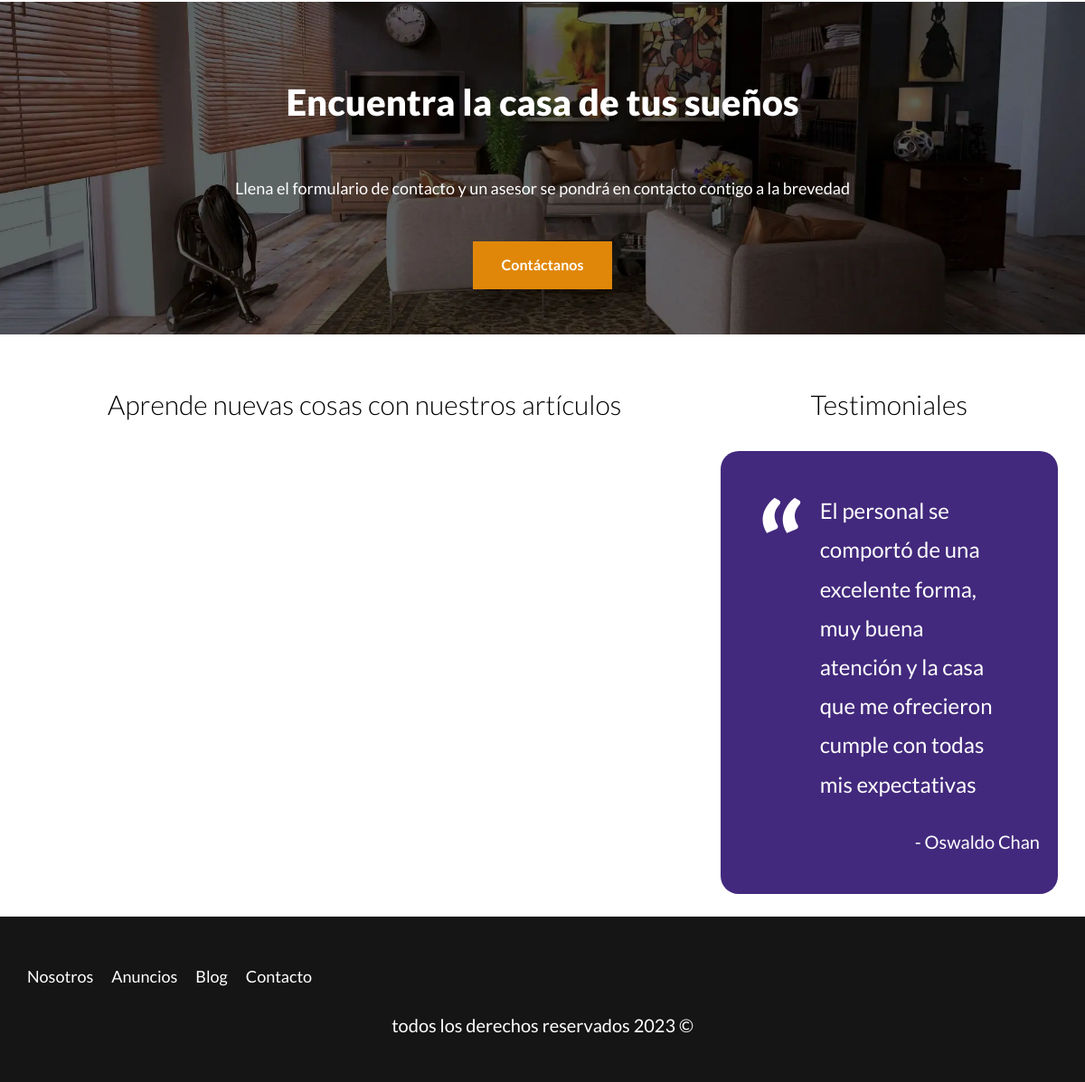
The app's page / (lower part), older data.
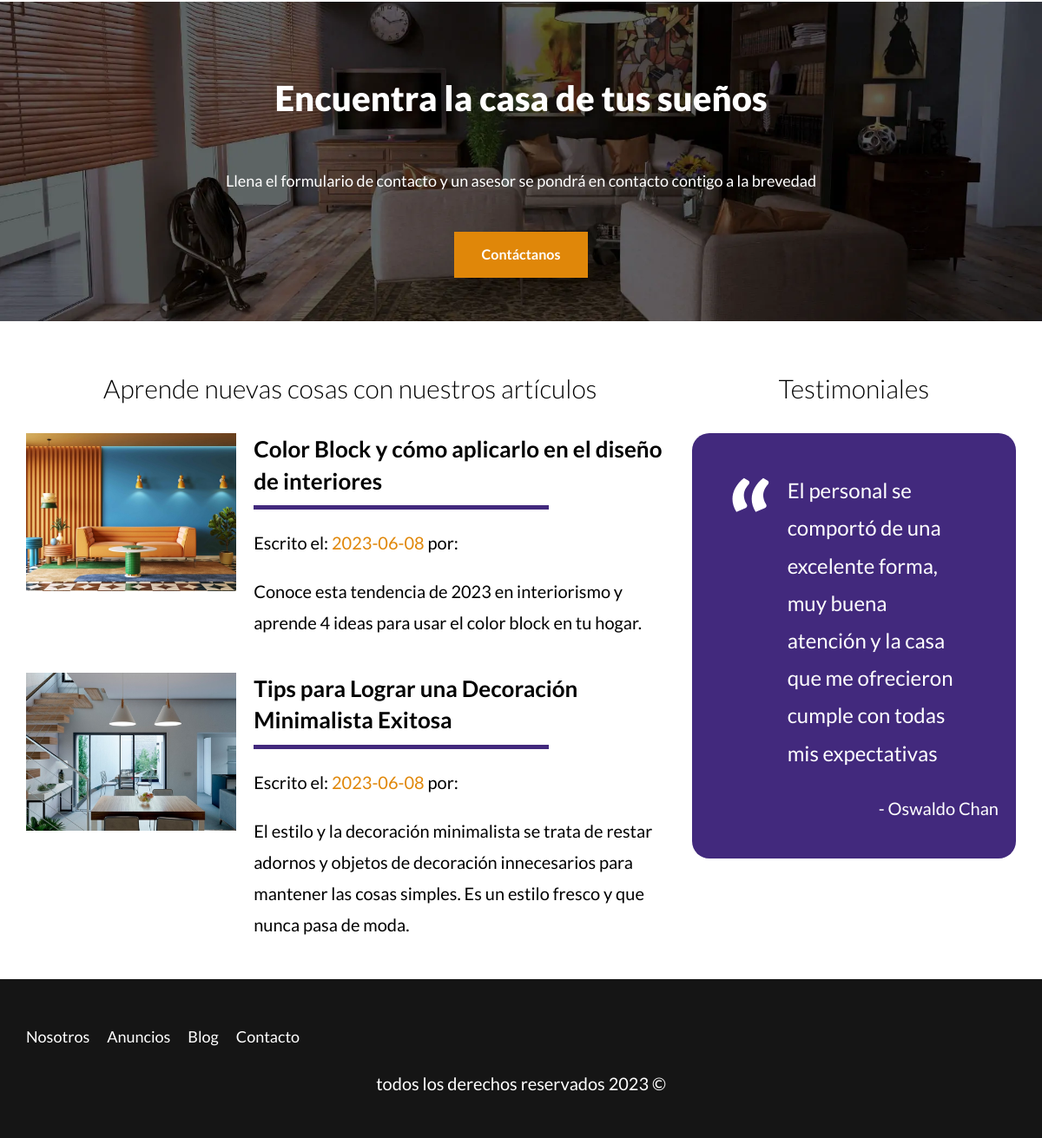
The same page, newer data.
### tables this page shows
CREATE TABLE `blog` (
  `id` int NOT NULL AUTO_INCREMENT,
  `autor` int NOT NULL,
  `fecha` date DEFAULT NULL,
  `titulo` varchar(80) DEFAULT NULL,
  `descripcion` longtext,
  `contenido` longtext,
  `imagen` varchar(200) DEFAULT NULL,
  PRIMARY KEY (`id`),
  KEY `fk_blog_usuarios_idx` (`autor`) USING BTREE,
  CONSTRAINT `blog_ibfk_1` FOREIGN KEY (`autor`) REFERENCES `vendedores` (`id`)
);

### models/ActiveRecord.php (called while the page is built, shortened)
<?php
class ActiveRecord {
    protected static $db;
    protected static $table = '';
    public static function setDB($db) {
        self::$db = $db;
    }
    public static function get($limit) {
        $query = "SELECT * FROM ".static::$table." LIMIT ".$limit;
        $result = self::SQLQuery($query);
        return $result;
    }
    public static function SQLQuery($query) {
        $result = self::$db->query($query);
        $array = [];
        while ($record = $result->fetch_assoc()) {
            $array[] = static::createObject($record);
        }
        return $array;
    }
    protected static function createObject($record) {
        $object = new static;
        foreach ($record as $key => $value) {
            $propertyName = static::getPropertyForColumn($key);
            if (property_exists($object, $propertyName)) {
                $object->$propertyName = $value;
            }
        }
        return $object;
    }
}

### controllers/PageController.php (called while the page is built, shortened)
<?php
class PageController {
    public static function index(Router $router) {
        $properties = Property::get(3);
        $blog = Article::get(2);
        $users = Admin::all();
        $router->view('pages/index', [
            'inicio' => true,
            'properties' => $properties,
            'blog' => $blog,
            'users' => $users
        ]);
    }
}

### public/index.php (called while the page is built, shortened)
<?php
$router = new Router();
$router->get('/admin', [PropertyController::class, 'index']);
$router->get('/properties/create', [PropertyController::class, 'create']);
$router->post('/properties/create', [PropertyController::class, 'create']);
$router->get('/properties/update', [PropertyController::class, 'update']);
$router->post('/properties/update', [PropertyController::class, 'update']);
$router->post('/properties/delete', [PropertyController::class, 'delete']);
$router->get('/sellers/create', [SellerController::class, 'create']);
$router->post('/sellers/create', [SellerController::class, 'create']);
$router->get('/sellers/update', [SellerController::class, 'update']);
$router->post('/sellers/update', [SellerController::class, 'update']);
$router->post('/sellers/delete', [SellerController::class, 'delete']);
$router->get('/blog/create', [ArticleController::class, 'create']);
$router->post('/blog/create', [ArticleController::class, 'create']);
$router->get('/blog/update', [ArticleController::class, 'update']);
$router->post('/blog/update', [ArticleController::class, 'update']);
$router->post('/blog/delete', [ArticleController::class, 'delete']);
$router->get('/', [PageController::class, 'index']);
$router->get('/about-us', [PageController::class, 'about_us']);
$router->get('/properties', [PageController::class, 'properties']);
$router->get('/property', [PageController::class, 'property']);
$router->get('/blog', [PageController::class, 'blog']);
$router->get('/article', [PageController::class, 'article']);
$router->get('/contact', [PageController::class, 'contact']);
$router->post('/contact', [PageController::class, 'contact']);
$router->get('/login', [LoginController::class, 'login']);
$router->post('/login', [LoginController::class, 'login']);
$router->get('/logout', [LoginController::class, 'logout']);
$router->post('/logout', [LoginController::class, 'logout']);
$router->checkRoutes();

### models/Article.php (called while the page is built, shortened)
<?php
class Article extends ActiveRecord {
    protected static function getPropertyForColumn($column) {
        switch ($column) {
            case 'id':
                return 'id';
            case 'autor':
                return 'author';
            case 'fecha':
                return 'date';
            case 'titulo':
                return 'title';
            case 'descripcion':
                return 'description';
            case 'contenido':
                return 'content';
            case 'imagen':
                return 'image';
        }
    }
}

### views/pages/blog-list.php (shortened to what this page needs)
<?php foreach($blog as $article): ?>
        <article class="blog-post">
            <div class="image">
                <img loading="lazy" src="/img/<?php echo $article->image ?>" alt="article image">
            </div>
            <div class="text-post">
                <a href="/article?id=<?php echo $article->id ?>">
                    <h4><?php echo $article->title ?></h4>
                    <p class="meta-info">Escrito el: <span><?php echo $article->date ?></span> por:
                    </p>
                    <p><?php echo $article->description ?></p>
                </a>
            </div>
        </article>
    <?php endforeach; ?>

Row changes from the older to the newer data that the page shows:
added blog: imagen (picture), titulo "Color Block y cómo aplicarlo en el diseño de interiores", fecha "2023-06-08", descripcion "Conoce esta tendencia de 2023 en interiorismo y aprende 4 ideas para usar el color block en tu hogar."
added blog: imagen (picture), titulo "Tips para Lograr una Decoración Minimalista Exitosa", fecha "2023-06-08", descripcion "El estilo y la decoración minimalista se trata de restar adornos y objetos de decoración innecesarios para mantener las cosas simples. Es un estilo fresco y que nunca pasa de moda."
